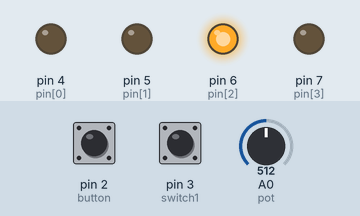
Bench run of a sketch on a simulated Arduino Uno, built with avr-gcc and run on an emulated ATmega328P. Parts: output pins drawn as LEDs (lit = HIGH). Dashed ring = blinking. The inputs (shaded band) are chosen by the test bench; at power-on: pin 2 (button) HIGH, pin 3 (switch1) HIGH, A0 (pot) = 512. What the sketch prints to the serial monitor is not drawn.

Above: at 0.97 s.
1.3 s: pin 2 (button) pulled LOW for 1 s
At 2.68 s:
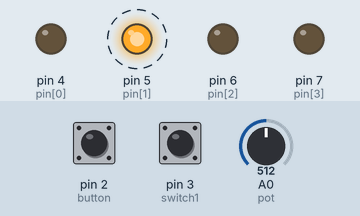
5.1 s: pin 2 (button) pulled LOW for 3.2 s
At 8.0 s:
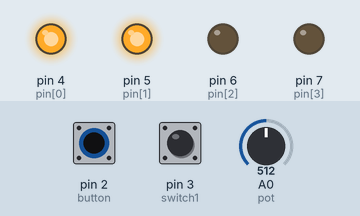
At 8.7 s:
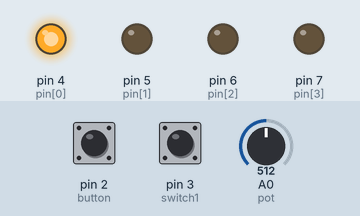
9.8 s: pin 2 (button) pulled LOW for 0.15 s
Timing chart, 0 to 18.8 s (numbered marks = the images above; inputs shaded):
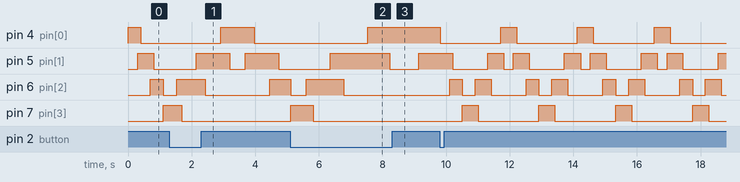

Measured:
- after the input at 5.1 s, pin 4 (pin[0]): goes on until 7.5 s, then stays HIGH
- by itself, pin 5 (pin[1]): repeats every 2.4 s: HIGH 0.51 s, LOW 0.30 s, HIGH 0.50 s, LOW 1.1 s
- by itself, pin 6 (pin[2]): repeats every 2.4 s: LOW 0.40 s, HIGH 0.51 s, LOW 1.1 s, HIGH 0.40 s
- by itself, pin 7 (pin[3]): alternates HIGH for 0.50 s and LOW for 1.9 s

The sketch:

Q4.ino
```cpp
int pin[] = {4,5,6,7};
int switch1 = 3, button = 2, state = 1, limit = 13;
long delaytime = 100, buttontime = 0,buttontime1 = 0;
long time1 = 0;
int pot = A0, potval = 0, switchval = 1;
boolean buttonval;

void setup() {
  for (int i = 0; i < 4; i++){
    pinMode(pin[i] , OUTPUT);
  }
  Serial.begin(9600);
  pinMode (button , INPUT_PULLUP);
  pinMode (switch1 , INPUT);
}

void loop() {
  switchval = digitalRead(switch1);
  potval = analogRead(pot);
  buttonval = digitalRead(button);
  Serial.println(buttontime);

  if (switchval == 0){
    if (state % 2 == 0){
      delaytime = 100 + potval;
    }
    else{
      delaytime = 300 + potval;
    }
  }
  else if(switchval == 1){
    if(buttonval == 0){
      buttontime1++;
      buttontime++;
      if (buttontime1 <= 50){
        buttontime = 0;
      }
    }
    if (buttonval == 1){
      buttontime1 = 0;
    }
    if (state % 2 == 0){
      delaytime = 100 + buttontime;
    }
    else{
      delaytime = 300 + buttontime;
    }
  }
  switch (state){
   case 1:
    ledseq(1,0,0,0);
    break;
   case 2:
    ledseq(1,1,0,0);
    break;
   case 3:
    ledseq(0,1,0,0);
    break;
   case 4:
    ledseq(0,1,1,0);
    break;
   case 5:
    ledseq(0,0,1,0);
    break;
   case 6:
    ledseq(0,0,0,1);
    break;
   case 7:
    ledseq(0,0,0,1);
    break;
   case 8:
    ledseq(0,0,1,1);
    break;
   case 9:
    ledseq(0,0,1,0);
    break;
   case 10:
    ledseq(0,1,1,0);
    break;
   case 11:
    ledseq(0,1,0,0);
    break;
   case 12:
    ledseq(1,1,0,0);
    break;
  }
  if (millis()-time1 >= delaytime){
     state++;
     time1 = millis();
     if (state == limit){
      state = 1;
     }
  }
}

void ledseq(int i, int j, int k, int z){
  digitalWrite(4 , i);
  digitalWrite(5 , j);
  digitalWrite(6 , k);
  digitalWrite(7 , z);
}
```
